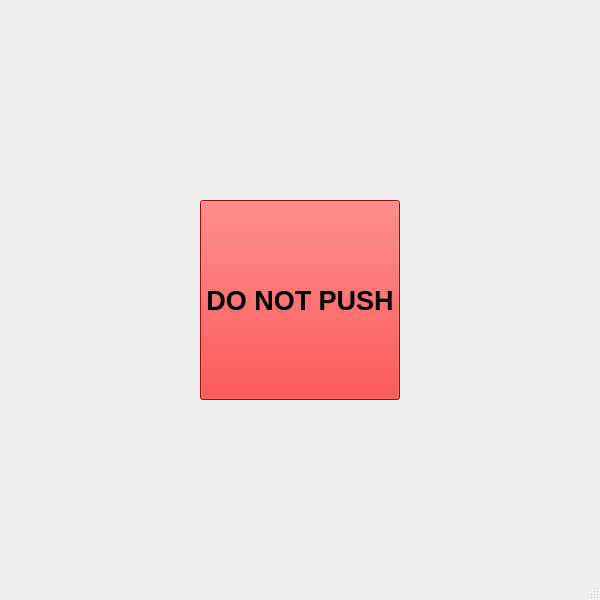
<?xml version="1.0" encoding="UTF-8"?>
<ui version="4.0">
 <class>MainWindow</class>
 <widget class="QMainWindow" name="MainWindow">
  <property name="geometry">
   <rect>
    <x>0</x>
    <y>0</y>
    <width>600</width>
    <height>600</height>
   </rect>
  </property>
  <property name="windowTitle">
   <string>MainWindow</string>
  </property>
  <widget class="QWidget" name="centralwidget">
   <widget class="QPushButton" name="pushButton">
    <property name="geometry">
     <rect>
      <x>200</x>
      <y>200</y>
      <width>200</width>
      <height>200</height>
     </rect>
    </property>
    <property name="font">
     <font>
      <pointsize>20</pointsize>
      <weight>75</weight>
      <bold>true</bold>
     </font>
    </property>
    <property name="styleSheet">
     <string notr="true">background-color: rgb(255, 0, 0);</string>
    </property>
    <property name="text">
     <string>DO NOT PUSH</string>
    </property>
   </widget>
  </widget>
  <widget class="QMenuBar" name="menubar">
   <property name="geometry">
    <rect>
     <x>0</x>
     <y>0</y>
     <width>600</width>
     <height>21</height>
    </rect>
   </property>
  </widget>
  <widget class="QStatusBar" name="statusbar"/>
 </widget>
 <resources/>
 <connections/>
</ui>
